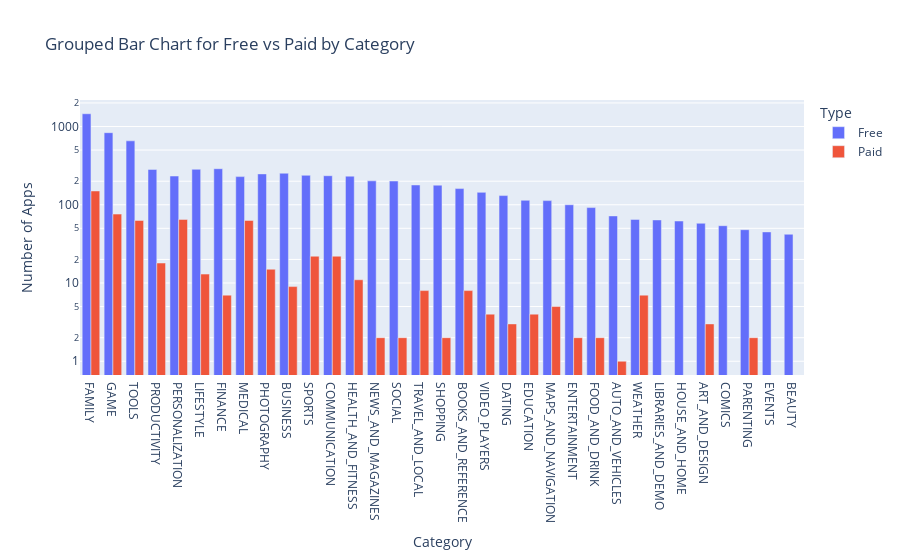

Notebook source saved alongside this figure:
### Markdown cell above
**Challenge**: Use the plotly express bar [chart examples](https://plotly.com/python/bar-charts/#bar-chart-with-sorted-or-ordered-categories) and the [.bar() API reference](https://plotly.com/python-api-reference/generated/plotly.express.bar.html#plotly.express.bar) to create this bar chart: 

<img src=https://imgur.com/LE0XCxA.png>

You'll want to use the `df_free_vs_paid` DataFrame that you created above that has the total number of free and paid apps per category. 

See if you can figure out how to get the look above by changing the `categoryorder` to 'total descending' as outlined in the documentation here [here](https://plotly.com/python/categorical-axes/#automatically-sorting-categories-by-name-or-total-value).

### Code cell
grouped_bar = px.bar(
    data_frame=df_free_vs_paid,
    x="Category",
    y="App",
    color="Type",
    title="Grouped Bar Chart for Free vs Paid by Category",
    barmode="group"
)
grouped_bar.update_layout(
    xaxis_title = "Category",
    yaxis_title = "Number of Apps",
    xaxis={'categoryorder': 'total descending'},
    yaxis=dict(type='log')
)
grouped_bar.show()

### Figure 1 — Plotly figure (JSON) as saved in the notebook; plotly's stock layout.template omitted (floating-point values rounded to 4 significant figures)
{"data": [{"alignmentgroup": "True", "hovertemplate": "Type=Free<br>Category=%{x}<br>App=%{y}<extra></extra>", "legendgroup": "Free", "marker": {"color": "#636efa"}, "name": "Free", "offsetgroup": "Free", "orientation": "v", "showlegend": true, "textposition": "auto", "type": "bar", "x": ["ART_AND_DESIGN", "AUTO_AND_VEHICLES", "BEAUTY", "BOOKS_AND_REFERENCE", "BUSINESS", "COMICS", "COMMUNICATION", "DATING", "EDUCATION", "ENTERTAINMENT", "EVENTS", "FAMILY", "FINANCE", "FOOD_AND_DRINK", "GAME", "HEALTH_AND_FITNESS", "HOUSE_AND_HOME", "LIBRARIES_AND_DEMO", "LIFESTYLE", "MAPS_AND_NAVIGATION", "MEDICAL", "NEWS_AND_MAGAZINES", "PARENTING", "PERSONALIZATION", "PHOTOGRAPHY", "PRODUCTIVITY", "SHOPPING", "SOCIAL", "SPORTS", "TOOLS", "TRAVEL_AND_LOCAL", "VIDEO_PLAYERS", "WEATHER"], "xaxis": "x", "y": [58, 72, 42, 161, 253, 54, 235, 131, 114, 100, 45, 1456, 289, 92, 834, 232, 62, 64, 284, 113, 229, 202, 48, 233, 248, 283, 178, 201, 238, 656, 179, 144, 65], "yaxis": "y"}, {"alignmentgroup": "True", "hovertemplate": "Type=Paid<br>Category=%{x}<br>App=%{y}<extra></extra>", "legendgroup": "Paid", "marker": {"color": "#EF553B"}, "name": "Paid", "offsetgroup": "Paid", "orientation": "v", "showlegend": true, "textposition": "auto", "type": "bar", "x": ["ART_AND_DESIGN", "AUTO_AND_VEHICLES", "BOOKS_AND_REFERENCE", "BUSINESS", "COMMUNICATION", "DATING", "EDUCATION", "ENTERTAINMENT", "FAMILY", "FINANCE", "FOOD_AND_DRINK", "GAME", "HEALTH_AND_FITNESS", "LIFESTYLE", "MAPS_AND_NAVIGATION", "MEDICAL", "NEWS_AND_MAGAZINES", "PARENTING", "PERSONALIZATION", "PHOTOGRAPHY", "PRODUCTIVITY", "SHOPPING", "SOCIAL", "SPORTS", "TOOLS", "TRAVEL_AND_LOCAL", "VIDEO_PLAYERS", "WEATHER"], "xaxis": "x", "y": [3, 1, 8, 9, 22, 3, 4, 2, 150, 7, 2, 76, 11, 13, 5, 63, 2, 2, 65, 15, 18, 2, 2, 22, 63, 8, 4, 7], "yaxis": "y"}], "layout": {"barmode": "group", "legend": {"title": {"text": "Type"}, "tracegroupgap": 0}, "title": {"text": "Grouped Bar Chart for Free vs Paid by Category"}, "xaxis": {"anchor": "y", "categoryorder": "total descending", "domain": [0, 1], "title": {"text": "Category"}}, "yaxis": {"anchor": "x", "domain": [0, 1], "title": {"text": "Number of Apps"}, "type": "log"}}}
